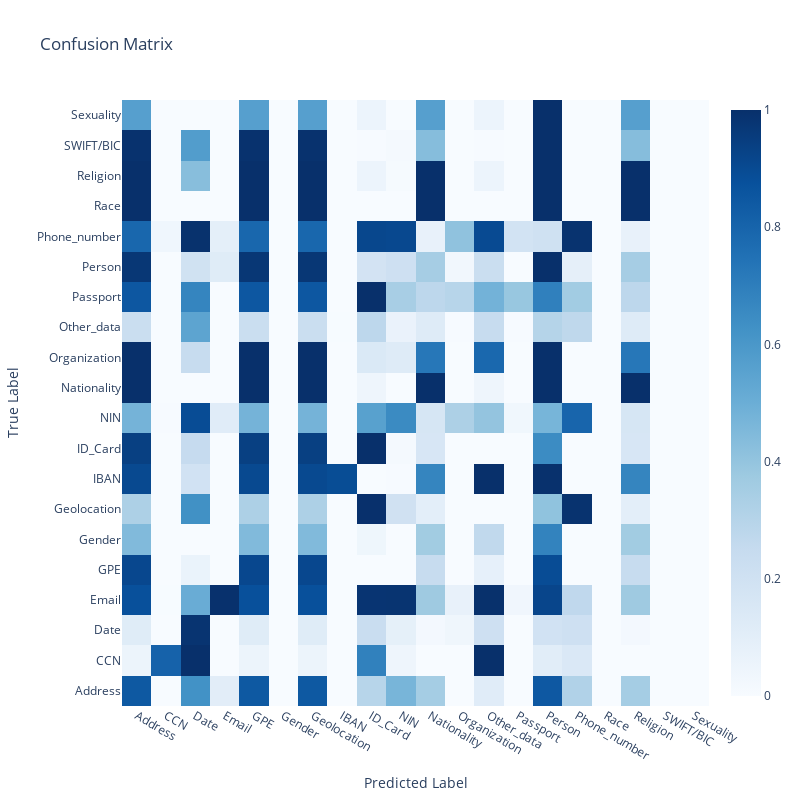

The cell this chart's notebook holds for it:
### Code cell
results_method3_thresholds = build_dataframe(results_method_3_all, 0, 0)
evaluation_method3 = compute_performance(results_method3_thresholds, confusion = True) # Best threshold_score and threshold_count

print(evaluation_method3)

### Figure 1 — Plotly figure (JSON) as saved in the notebook; plotly's stock layout.template omitted (floating-point values rounded to 4 significant figures; data arrays with more than 128 entries replaced by an {"elided": "..."} marker saying what was removed)
{"data": [{"colorscale": [[0, "rgb(247,251,255)"], [0.125, "rgb(222,235,247)"], [0.25, "rgb(198,219,239)"], [0.375, "rgb(158,202,225)"], [0.5, "rgb(107,174,214)"], [0.625, "rgb(66,146,198)"], [0.75, "rgb(33,113,181)"], [0.875, "rgb(8,81,156)"], [1, "rgb(8,48,107)"]], "type": "heatmap", "x": ["Address", "CCN", "Date", "Email", "GPE", "Gender", "Geolocation", "IBAN", "ID_Card", "NIN", "Nationality", "Organization", "Other_data", "Passport", "Person", "Phone_number", "Race", "Religion", "SWIFT/BIC", "Sexuality"], "y": ["Address", "CCN", "Date", "Email", "GPE", "Gender", "Geolocation", "IBAN", "ID_Card", "NIN", "Nationality", "Organization", "Other_data", "Passport", "Person", "Phone_number", "Race", "Religion", "SWIFT/BIC", "Sexuality"], "z": {"elided": "20x20 float values"}}], "layout": {"height": 800, "title": {"text": "Confusion Matrix"}, "width": 800, "xaxis": {"title": {"text": "Predicted Label"}}, "yaxis": {"title": {"text": "True Label"}}}}
